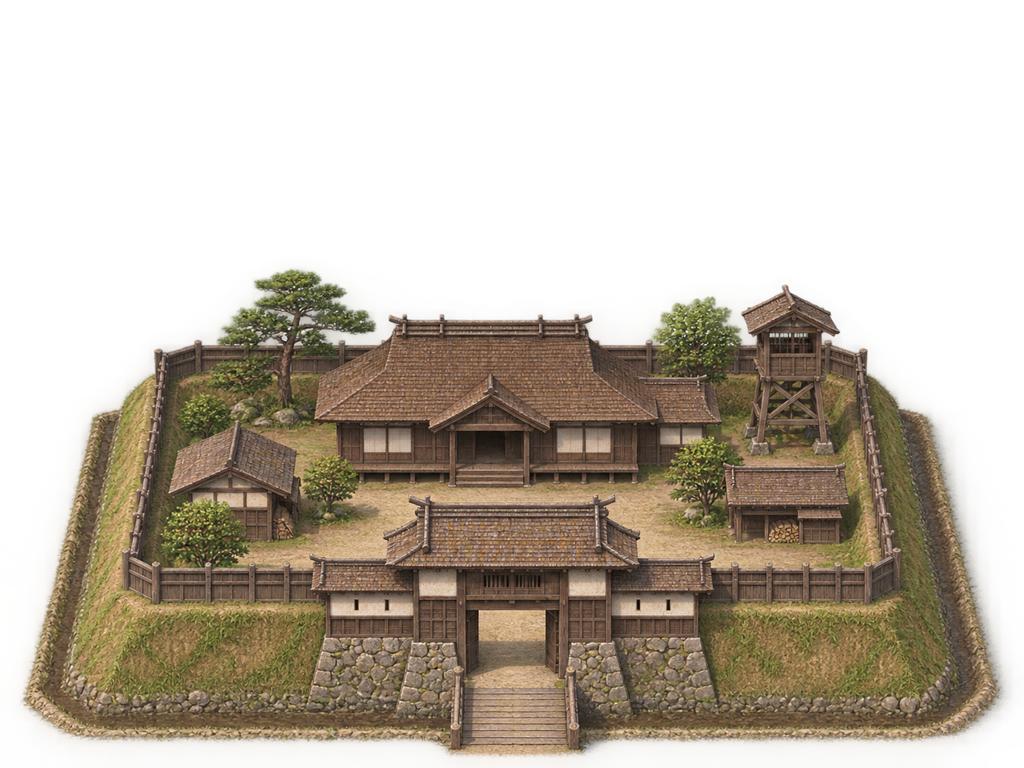
#> input picture assets/machi/01_x.png, 1024 x 768 px; its folder holds only this picture in this run
$ python build-machi-art.py
#> lines starting #> are read from the running program, lines starting #| are printed output that depends on the picture
# 城下の町の絵: assets/machi/<番号>_<名前>.png（建物・埋め草は透明背景、地面は不透明）を WebP にして dist/tiles/machi/ に書き出し、その道と大きさを src/data/machiArt.ts へ（注文書は ART_ORDER_MACHI.txt）
# ページに埋め込まないのは、アーティファクトの大きさの上限（16MB）のため。合戦の地面（dist/tiles/battle）と同じく、ページの隣のファイルとして公開する
# 建物・埋め草: 薄い透明のむら（アルファ16未満）を消し、絵のある所まで切り詰め、元の縮尺の55%に縮める（足もとは下の端の中ほど）。w は元の幅（縮尺をそろえるため）
# 地面: パソコン用 1600×1000、スマホ用 1000×1250
import base64, glob, io, os, re, sys
from PIL import Image

root = os.path.dirname(os.path.dirname(os.path.abspath(__file__)))
KEY = {1: 'shiro_s', 2: 'shiro_l', 3: 'buke', 4: 'ie_s', 5: 'ie_m', 6: 'ie_l', 7: 'nagaya', 8: 'dojo', 9: 'tera', 10: 'chaya', 11: 'ichi', 12: 'nanban', 13: 'kaido', 14: 'mura',
       15: 'machiya2', 16: 'machiya', 17: 'kura', 18: 'matsu', 19: 'yanagi', 20: 'kodachi', 21: 'hei', 22: 'ido', 23: 'kuruma', 24: 'taru', 25: 'ground_pc', 26: 'ground_sp', 27: 'shiro_yake', 28: 'ground_snow'}
GROUND = {'ground_pc': (1600, 1000), 'ground_sp': (1000, 1250), 'ground_snow': (1600, 1000)}
SCALE = 0.55
out = {}
ODIR = os.path.join(root, 'dist/tiles/machi'); os.makedirs(ODIR, exist_ok=True)
def save(key, im, q):
    path = os.path.join(ODIR, key + '.webp'); im.save(path, 'WEBP', quality=q, method=6)
    return 'tiles/machi/' + key + '.webp', os.path.getsize(path)
for f in sorted(glob.glob(os.path.join(root, 'assets/machi/*.png'))):
    m = re.match(r'(\d+)_', os.path.basename(f))
    key = KEY.get(int(m.group(1))) if m else None
    if not key: print('skip', f); continue
    im = Image.open(f)
#> im is the input picture: PIL image 1024x768 RGBA; mean R, G, B, A 79.9, 70.1, 56, 123.8
    if key in GROUND:
        im = im.convert('RGB').resize(GROUND[key], Image.LANCZOS)
        src, n = save(key, im, 72)
        out[key] = {'src': src, 'w': im.width, 'h': im.height}
        print(key, im.size, n // 1024, 'KB'); continue
    im = im.convert('RGBA')
    ow = im.width
#> ow = 1024
    a = im.getchannel('A').point(lambda v: 0 if v < 16 else v)
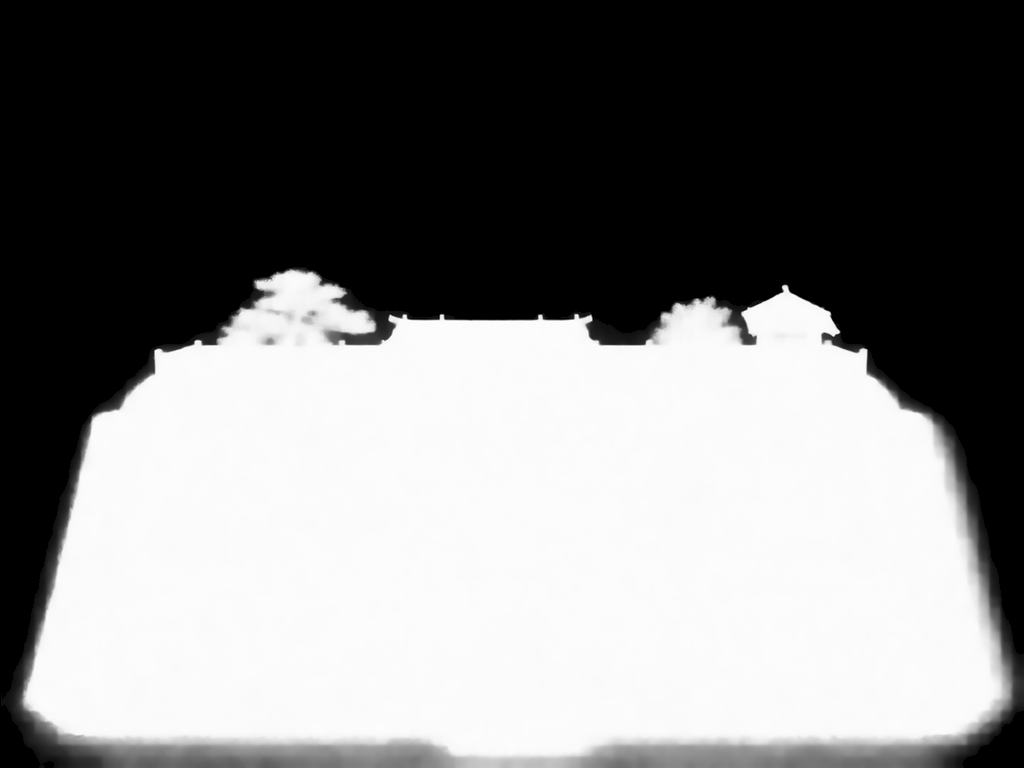
#> a: PIL image 1024x768 L; min 0, max 255, mean 123.5
    im.putalpha(a)
    bb = a.point(lambda v: 255 if v > 40 else 0).getbbox() or (0, 0, im.width, im.height)
#> bb = (16, 268, 1024, 768)
    im = im.crop(bb)
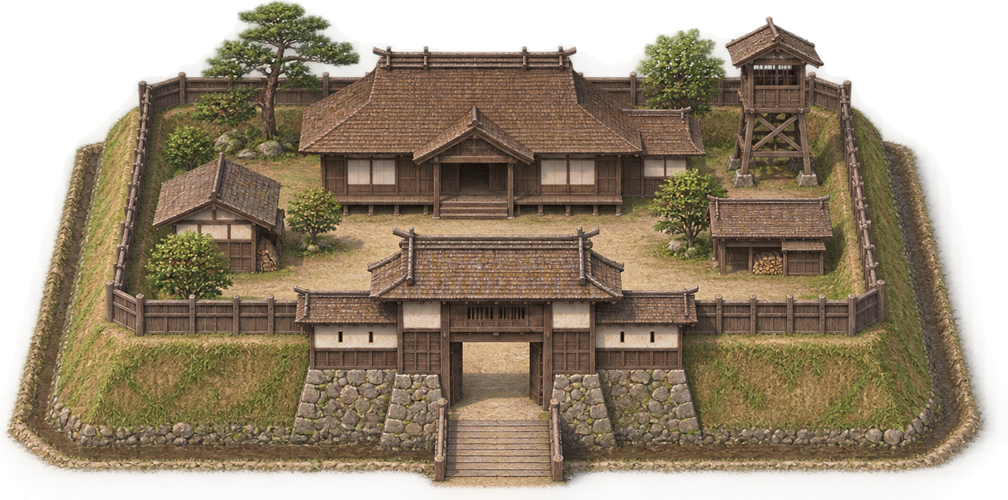
#> im: PIL image 1008x500 RGBA; mean R, G, B, A 122.5, 107.4, 85.6, 192.8; transparent parts drawn white
    cw = im.width  # 切り詰めたあとの元の縮尺での幅
#> cw = 1008
    im = im.resize((max(1, round(im.width * SCALE)), max(1, round(im.height * SCALE))), Image.LANCZOS)
#> im: PIL image 554x275 RGBA
    src, n = save(key, im, 80)
#> src = 'tiles/machi/shiro_s.webp'; n = 59368
    out[key] = {'src': src, 'w': cw, 'h': round(im.height / SCALE)}
    print(key, 'orig', ow, '-> crop', cw, 'stored', im.size, n // 1024, 'KB')
#| shiro_s orig 1024 -> crop 1008 stored (554, 275) 57 KB
with open(os.path.join(root, 'src/data/machiArt.ts'), 'w', encoding='utf-8') as w:
    w.write('// 自動生成（tools/build-machi-art.py）。城下の町の絵（WebP。ページの隣の tiles/machi/ に置く）。w・h は元の縮尺での大きさ（人の背丈24px）。地面は w・h が絵の大きさ\n')
    w.write('export const MACHI_ART: Record<string, { src: string; w: number; h: number }> = {\n')
    for k, v in out.items(): w.write(f"  {k}: {{ w: {v['w']}, h: {v['h']}, src: '{v['src']}' }},\n")
#> this loop made 1 pass
#> (k, v) on pass 1: ('shiro_s', {'src': 'tiles/machi/shiro_s.webp', 'w': 1008, 'h': 500})
    w.write('};\n')
print(len(out), 'items')
#| 1 items
